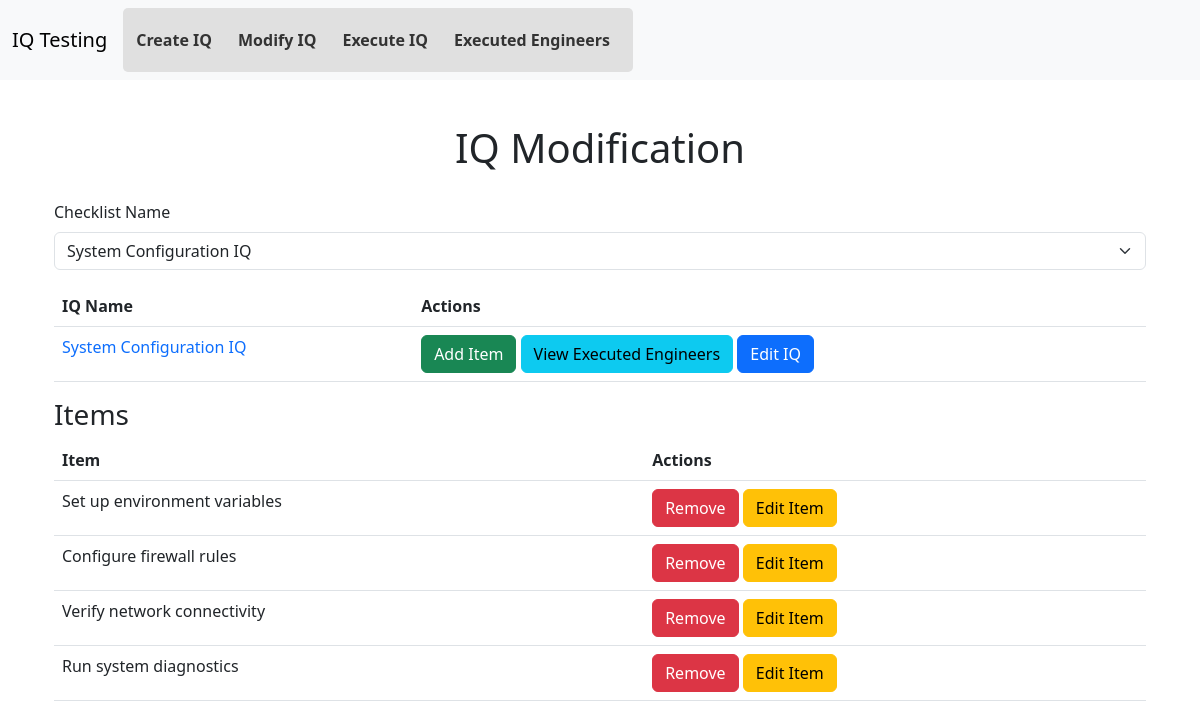
The app's page /modify_iq?checklist_id=2 with its own data.
### models.py (models this page shows)
class Checklist(db.Model):
    __tablename__ = 'checklists'
    checklist_id = db.Column(db.Integer, primary_key=True, autoincrement=True)
    name = db.Column(db.String(200), nullable=False, unique=True)
    description = db.Column(db.String(500))
    items = db.relationship('ChecklistItem', backref='checklist', lazy=True, cascade="all, delete-orphan")
    executions = db.relationship('Execution', backref='checklist', lazy=True, cascade="all, delete-orphan")

class ChecklistItem(db.Model):
    __tablename__ = 'checklist_items'
    item_id = db.Column(db.Integer, primary_key=True, autoincrement=True)
    description = db.Column(db.String(500), nullable=False)
    executed = db.Column(db.Boolean, default=False)
    screenshot = db.Column(db.String(300), nullable=True)
    checklist_id = db.Column(db.Integer, db.ForeignKey('checklists.checklist_id'), nullable=False)
    executed_by = db.Column(db.String(100), nullable=True)  # Stores engineer’s name

### app.py (the view, shortened to what this page needs)
@app.route('/modify_iq', methods=['GET', 'POST'])
def modify_iq():
    checklists = Checklist.query.all()
    selected_checklist_id = request.args.get('checklist_id', type=int) or request.form.get('selected_checklist',
                                                                                           type=int)
    checklist = Checklist.query.get(selected_checklist_id) if selected_checklist_id else None
    return render_template('modify_iq.html', checklists=checklists, checklist=checklist)

### templates/modify_iq.html (shortened to what this page needs)
{% extends 'base.html' %}
{% block content %}
<h1 class="text-center">IQ Modification</h1>
<div class="container">
    <form method="GET">
        <div class="mb-3">
            <label class="form-label">Checklist Name</label>
            <select name="checklist_id" class="form-select" onchange="this.form.submit()">
                {% for c in checklists %}
                    <option value="{{ c.checklist_id }}" {% if checklist and c.checklist_id == checklist.checklist_id %}selected{% endif %}>
                        {{ c.name }}
                    </option>
                {% endfor %}
            </select>
        </div>
    </form>
    {% if checklist %}
    <form method="POST">
        <table class="table">
            <thead>
                <tr>
                    <th>IQ Name</th>
                    <th>Actions</th>
                </tr>
            </thead>
            <tbody>
                <tr>
                    <td>
                        <a href="#" class="text-decoration-none">{{ checklist.name }}</a>
                    </td>
                    <td>
                        <button type="submit" name="action" value="add_item" class="btn btn-success">Add Item</button>
                        <a href="{{ url_for('executed_engineers', checklist_id=checklist.checklist_id) }}" class="btn btn-info">
                            View Executed Engineers
                        </a>
                        <button type="button" class="btn btn-primary">Edit IQ</button>
                    </td>
                </tr>
            </tbody>
        </table>
        <h3>Items</h3>
        <table class="table">
            <thead>
                <tr>
                    <th>Item</th>
                    <th>Actions</th>
                </tr>
            </thead>
            <tbody>
                {% for item in checklist.items %}
                <tr>
                    <td>{{ item.description }}</td>
                    <td>
                        <form method="POST" class="d-inline">
                            <button type="submit" name="action" value="delete_item" class="btn btn-danger">Remove</button>
                        </form>
                        <button type="button" class="btn btn-warning edit-item-btn" data-item-id="{{ item.item_id }}" data-item-desc="{{ item.description }}">
                            Edit Item
                        </button>
                    </td>
                </tr>
                {% endfor %}
            </tbody>
        </table>
    </form>
    {% endif %}
</div>
{% endblock %}

### static/css/styles.css (style rules this page uses)
body { font-family: Arial, sans-serif; background-color: #f8f9fa; margin: 0; padding: 0; }
.container { margin-left: 240px; padding: 20px; }
input[type="text"], textarea, select { width: 100%; padding: 8px; margin: 5px 0 10px; border: 1px solid #ccc; border-radius: 4px; }
.btn { padding: 8px 15px; border: none; border-radius: 4px; cursor: pointer; font-size: 14px; }
.btn-primary { background-color: #007bff; color: white; }
.btn-success { background-color: #28a745; color: white; }
.btn-danger { background-color: #dc3545; color: white; }
table { width: 100%; border-collapse: collapse; background-color: white; }
th, td { border: 1px solid #ddd; padding: 10px; text-align: left; }
th { background-color: #007bff; color: white; }
td { background-color: #f2f2f2; }
.text-center { text-align: center; }

### records on screen
Checklist: name "System Configuration IQ"
ChecklistItem: description "Set up environment variables"
ChecklistItem: description "Configure firewall rules"
ChecklistItem: description "Verify network connectivity"
ChecklistItem: description "Run system diagnostics"

### other values on screen
form field checklist_id "System Configuration IQ"
